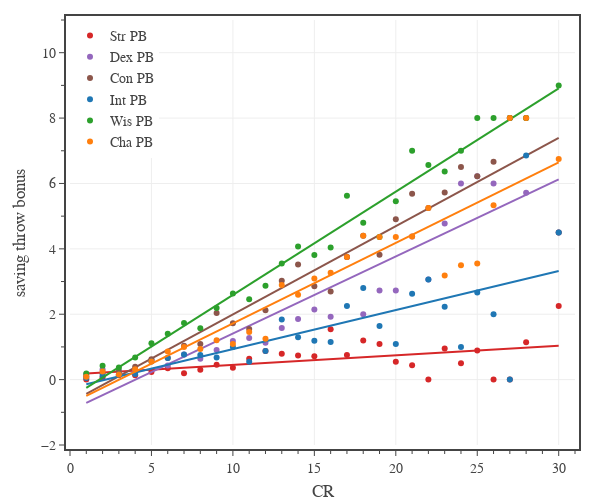

The notebook cell saved with this chart:
### Code cell
# Saving throw proficiency bonus
columns = ['Str PB','Dex PB','Con PB','Int PB','Wis PB','Cha PB']
colors = ['#d62728','#9467bd','#8c564b','#1f77b4','#2ca02c','#ff7f0e']

df1 = df0[df0['Category'].isin(['generic','legendary','unique']) & df0['CR'].between(1, 30)]

# create figure
fig = go.Figure(
    layout=go.Layout(
        template=tfb.FIG_TEMPLATE,
        margin=dict(l=70, r=25, b=55, t=20, pad=4),
        xaxis=dict(
            title_text='CR',
            range=[0,31],
            tick0=0, dtick=5,
            minor=dict(tick0=0, dtick=1),
        ),
        yaxis=dict(
            title_text='saving throw bonus',
            range=[-2,11],
            tick0=0, dtick=2,
            minor=dict(tick0=0, dtick=1),
        ),
        legend=dict(
            xanchor='left', yanchor='top',
            x=0.00, y=1.00,
            orientation='v',
            tracegroupgap=0,
        )
    )
)

for column, color in zip(columns, colors):
    plot_mean_fit(fig, df1, 'CR', column, column, color)

# show figure
fig.update_layout(width=600, height=500)
fig.show(config=tfb.FIG_CONFIG)

# save figures
if SAVEFIGS:
    fig.update_layout(autosize=True, width=None, height=None)
    tfb.save_fig_html(fig, format='large', name='fig-saving-throw-proficiency-bonus-vs-cr-large')
    tfb.save_fig_html(fig, format='small', name='fig-saving-throw-proficiency-bonus-vs-cr-small')

### Figure 1 — Plotly figure (JSON) as saved in the notebook; plotly's stock layout.template omitted (floating-point values rounded to 4 significant figures)
{"data": [{"hovertemplate": "<b>Str PB</b><br>CR %{x:,.0f}<br>Mean %{y:,.1f}<br><extra></extra>", "legendgroup": "Str PB", "line": {"color": "#d62728"}, "mode": "markers", "name": "Str PB", "type": "scatter", "x": [1, 2, 3, 4, 5, 6, 7, 8, 9, 10, 11, 12, 13, 14, 15, 16, 17, 18, 19, 20, 21, 22, 23, 24, 25, 26, 27, 28, 30], "y": [0, 0.06557, 0.1325, 0.1308, 0.2357, 0.3506, 0.1923, 0.3, 0.4528, 0.3636, 0.6364, 0.875, 0.7895, 0.7407, 0.7143, 1.538, 0.75, 1.2, 1.091, 0.5455, 0.4375, 0, 0.9545, 0.5, 0.8889, 0, 0, 1.143, 2.25]}, {"hoverinfo": "skip", "legendgroup": "Str PB", "line": {"color": "#d62728"}, "mode": "lines", "name": "Str PB", "showlegend": false, "type": "scatter", "x": [1, 2, 3, 4, 5, 6, 7, 8, 9, 10, 11, 12, 13, 14, 15, 16, 17, 18, 19, 20, 21, 22, 23, 24, 25, 26, 27, 28, 30], "y": [0.1846, 0.2139, 0.2432, 0.2725, 0.3018, 0.3311, 0.3604, 0.3897, 0.419, 0.4483, 0.4776, 0.5069, 0.5362, 0.5655, 0.5948, 0.6241, 0.6534, 0.6827, 0.712, 0.7413, 0.7706, 0.7999, 0.8292, 0.8585, 0.8878, 0.9171, 0.9464, 0.9757, 1.034]}, {"hovertemplate": "<b>Dex PB</b><br>CR %{x:,.0f}<br>Mean %{y:,.1f}<br><extra></extra>", "legendgroup": "Dex PB", "line": {"color": "#9467bd"}, "mode": "markers", "name": "Dex PB", "type": "scatter", "x": [1, 2, 3, 4, 5, 6, 7, 8, 9, 10, 11, 12, 13, 14, 15, 16, 17, 18, 19, 20, 21, 22, 23, 24, 25, 26, 27, 28, 30], "y": [0.1695, 0.306, 0.2781, 0.2804, 0.6, 0.4286, 0.7692, 0.6375, 0.9057, 1.182, 1.273, 1.125, 1.579, 1.852, 2.143, 1.923, 3.75, 2, 2.727, 2.727, 4.375, 3.062, 4.773, 6, 6.222, 6, 8, 5.714, 4.5]}, {"hoverinfo": "skip", "legendgroup": "Dex PB", "line": {"color": "#9467bd"}, "mode": "lines", "name": "Dex PB", "showlegend": false, "type": "scatter", "x": [1, 2, 3, 4, 5, 6, 7, 8, 9, 10, 11, 12, 13, 14, 15, 16, 17, 18, 19, 20, 21, 22, 23, 24, 25, 26, 27, 28, 30], "y": [-0.7105, -0.4749, -0.2392, -0.003577, 0.2321, 0.4677, 0.7034, 0.939, 1.175, 1.41, 1.646, 1.882, 2.117, 2.353, 2.589, 2.824, 3.06, 3.295, 3.531, 3.767, 4.002, 4.238, 4.474, 4.709, 4.945, 5.181, 5.416, 5.652, 6.123]}, {"hovertemplate": "<b>Con PB</b><br>CR %{x:,.0f}<br>Mean %{y:,.1f}<br><extra></extra>", "legendgroup": "Con PB", "line": {"color": "#8c564b"}, "mode": "markers", "name": "Con PB", "type": "scatter", "x": [1, 2, 3, 4, 5, 6, 7, 8, 9, 10, 11, 12, 13, 14, 15, 16, 17, 18, 19, 20, 21, 22, 23, 24, 25, 26, 27, 28, 30], "y": [0.1017, 0.1967, 0.2384, 0.3925, 0.6214, 0.6623, 1.038, 1.087, 2.038, 1.727, 1.545, 2.125, 3.026, 3.519, 2.857, 2.692, 3.75, 4.4, 3.818, 4.909, 5.688, 5.25, 5.727, 6.5, 6.222, 6.667, 8, 8, 4.5]}, {"hoverinfo": "skip", "legendgroup": "Con PB", "line": {"color": "#8c564b"}, "mode": "lines", "name": "Con PB", "showlegend": false, "type": "scatter", "x": [1, 2, 3, 4, 5, 6, 7, 8, 9, 10, 11, 12, 13, 14, 15, 16, 17, 18, 19, 20, 21, 22, 23, 24, 25, 26, 27, 28, 30], "y": [-0.4337, -0.1637, 0.1062, 0.3762, 0.6462, 0.9161, 1.186, 1.456, 1.726, 1.996, 2.266, 2.536, 2.806, 3.076, 3.346, 3.616, 3.886, 4.156, 4.426, 4.696, 4.966, 5.236, 5.506, 5.776, 6.046, 6.316, 6.585, 6.855, 7.395]}, {"hovertemplate": "<b>Int PB</b><br>CR %{x:,.0f}<br>Mean %{y:,.1f}<br><extra></extra>", "legendgroup": "Int PB", "line": {"color": "#1f77b4"}, "mode": "markers", "name": "Int PB", "type": "scatter", "x": [1, 2, 3, 4, 5, 6, 7, 8, 9, 10, 11, 12, 13, 14, 15, 16, 17, 18, 19, 20, 21, 22, 23, 24, 25, 26, 27, 28, 30], "y": [0.05085, 0.1202, 0.1589, 0.1682, 0.5571, 0.6623, 0.7692, 0.75, 0.6792, 1, 0.5455, 0.875, 1.842, 1.296, 1.19, 1.154, 2.25, 2.8, 1.636, 1.091, 2.625, 3.062, 2.227, 1, 2.667, 2, 0, 6.857, 4.5]}, {"hoverinfo": "skip", "legendgroup": "Int PB", "line": {"color": "#1f77b4"}, "mode": "lines", "name": "Int PB", "showlegend": false, "type": "scatter", "x": [1, 2, 3, 4, 5, 6, 7, 8, 9, 10, 11, 12, 13, 14, 15, 16, 17, 18, 19, 20, 21, 22, 23, 24, 25, 26, 27, 28, 30], "y": [-0.1411, -0.02164, 0.09784, 0.2173, 0.3368, 0.4563, 0.5758, 0.6952, 0.8147, 0.9342, 1.054, 1.173, 1.293, 1.412, 1.532, 1.651, 1.771, 1.89, 2.009, 2.129, 2.248, 2.368, 2.487, 2.607, 2.726, 2.846, 2.965, 3.085, 3.324]}, {"hovertemplate": "<b>Wis PB</b><br>CR %{x:,.0f}<br>Mean %{y:,.1f}<br><extra></extra>", "legendgroup": "Wis PB", "line": {"color": "#2ca02c"}, "mode": "markers", "name": "Wis PB", "type": "scatter", "x": [1, 2, 3, 4, 5, 6, 7, 8, 9, 10, 11, 12, 13, 14, 15, 16, 17, 18, 19, 20, 21, 22, 23, 24, 25, 26, 27, 28, 30], "y": [0.1864, 0.4262, 0.3709, 0.6729, 1.114, 1.403, 1.731, 1.575, 2.189, 2.636, 2.455, 2.875, 3.553, 4.074, 3.81, 4.038, 5.625, 4.8, 4.364, 5.455, 7, 6.562, 6.364, 7, 8, 8, 8, 8, 9]}, {"hoverinfo": "skip", "legendgroup": "Wis PB", "line": {"color": "#2ca02c"}, "mode": "lines", "name": "Wis PB", "showlegend": false, "type": "scatter", "x": [1, 2, 3, 4, 5, 6, 7, 8, 9, 10, 11, 12, 13, 14, 15, 16, 17, 18, 19, 20, 21, 22, 23, 24, 25, 26, 27, 28, 30], "y": [-0.252, 0.06391, 0.3799, 0.6958, 1.012, 1.328, 1.644, 1.96, 2.275, 2.591, 2.907, 3.223, 3.539, 3.855, 4.171, 4.487, 4.803, 5.119, 5.435, 5.751, 6.067, 6.383, 6.699, 7.015, 7.33, 7.646, 7.962, 8.278, 8.91]}, {"hovertemplate": "<b>Cha PB</b><br>CR %{x:,.0f}<br>Mean %{y:,.1f}<br><extra></extra>", "legendgroup": "Cha PB", "line": {"color": "#ff7f0e"}, "mode": "markers", "name": "Cha PB", "type": "scatter", "x": [1, 2, 3, 4, 5, 6, 7, 8, 9, 10, 11, 12, 13, 14, 15, 16, 17, 18, 19, 20, 21, 22, 23, 24, 25, 26, 27, 28, 30], "y": [0.08475, 0.2514, 0.1589, 0.3178, 0.5571, 0.8571, 1, 0.9375, 1.208, 1.091, 1.455, 1.25, 2.895, 2.593, 3.095, 3.269, 3.75, 4.4, 4.364, 4.364, 4.375, 5.25, 3.182, 3.5, 3.556, 5.333, 8, 8, 6.75]}, {"hoverinfo": "skip", "legendgroup": "Cha PB", "line": {"color": "#ff7f0e"}, "mode": "lines", "name": "Cha PB", "showlegend": false, "type": "scatter", "x": [1, 2, 3, 4, 5, 6, 7, 8, 9, 10, 11, 12, 13, 14, 15, 16, 17, 18, 19, 20, 21, 22, 23, 24, 25, 26, 27, 28, 30], "y": [-0.4982, -0.2518, -0.005357, 0.2411, 0.4875, 0.7339, 0.9803, 1.227, 1.473, 1.72, 1.966, 2.212, 2.459, 2.705, 2.952, 3.198, 3.444, 3.691, 3.937, 4.184, 4.43, 4.676, 4.923, 5.169, 5.416, 5.662, 5.909, 6.155, 6.648]}], "layout": {"height": 500, "legend": {"orientation": "v", "tracegroupgap": 0, "x": 0, "xanchor": "left", "y": 1, "yanchor": "top"}, "margin": {"b": 55, "l": 70, "pad": 4, "r": 25, "t": 20}, "width": 600, "xaxis": {"dtick": 5, "minor": {"dtick": 1, "tick0": 0}, "range": [0, 31], "tick0": 0, "title": {"text": "CR"}}, "yaxis": {"dtick": 2, "minor": {"dtick": 1, "tick0": 0}, "range": [-2, 11], "tick0": 0, "title": {"text": "saving throw bonus"}}}}
